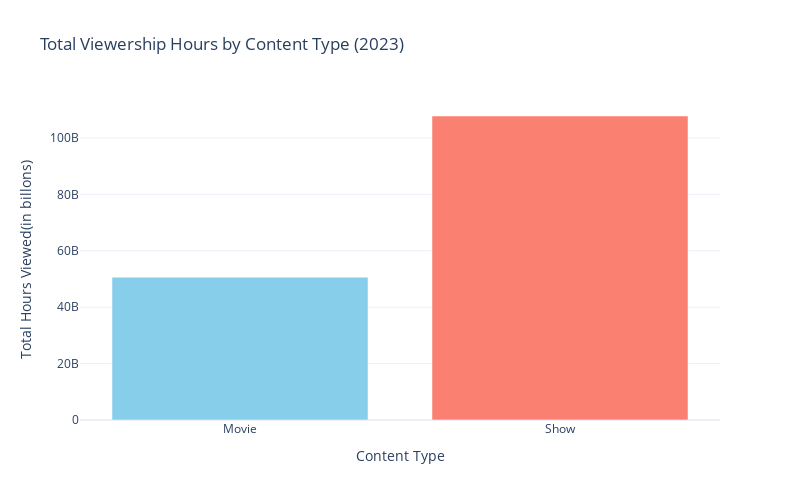

This figure's notebook cell:
### Markdown cell above
The “Hours Viewed” column has been successfully cleaned and converted to a numeric format. Now, I’ll analyze trends in content type to determine whether shows or movies dominate viewership. Let’s visualize the distribution of total viewership hours between Shows and Movies:

### Code cell
# aggregate viewership hours by content type
content_type_viewership = df.groupby('Content Type')['Hours Viewed'].sum()

fig = go.Figure(data=[
    go.Bar(
    x=content_type_viewership.index,
    y=content_type_viewership.values,
    marker_color=['skyblue','salmon'])
])
fig.update_layout(
    title='Total Viewership Hours by Content Type (2023)',
    xaxis_title='Content Type',
    yaxis_title='Total Hours Viewed(in billons)',
    xaxis_tickangle=0,
    height=500,
    width=800
)

fig.show()

### Figure 1 — Plotly figure (JSON) as saved in the notebook; plotly's stock layout.template omitted (floating-point values rounded to 4 significant figures)
{"data": [{"marker": {"color": ["skyblue", "salmon"]}, "type": "bar", "x": ["Movie", "Show"], "y": [50637800000, 107764100000]}], "layout": {"height": 500, "title": {"text": "Total Viewership Hours by Content Type (2023)"}, "width": 800, "xaxis": {"tickangle": 0, "title": {"text": "Content Type"}}, "yaxis": {"title": {"text": "Total Hours Viewed(in billons)"}}}}
